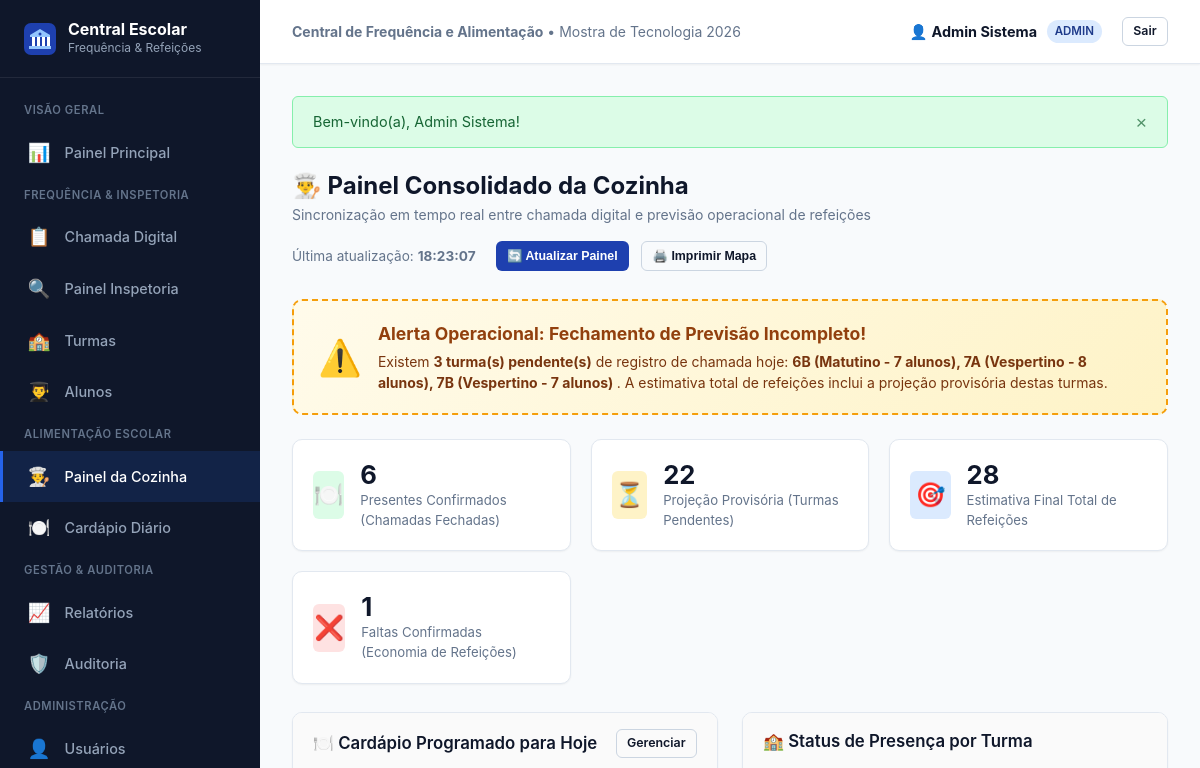
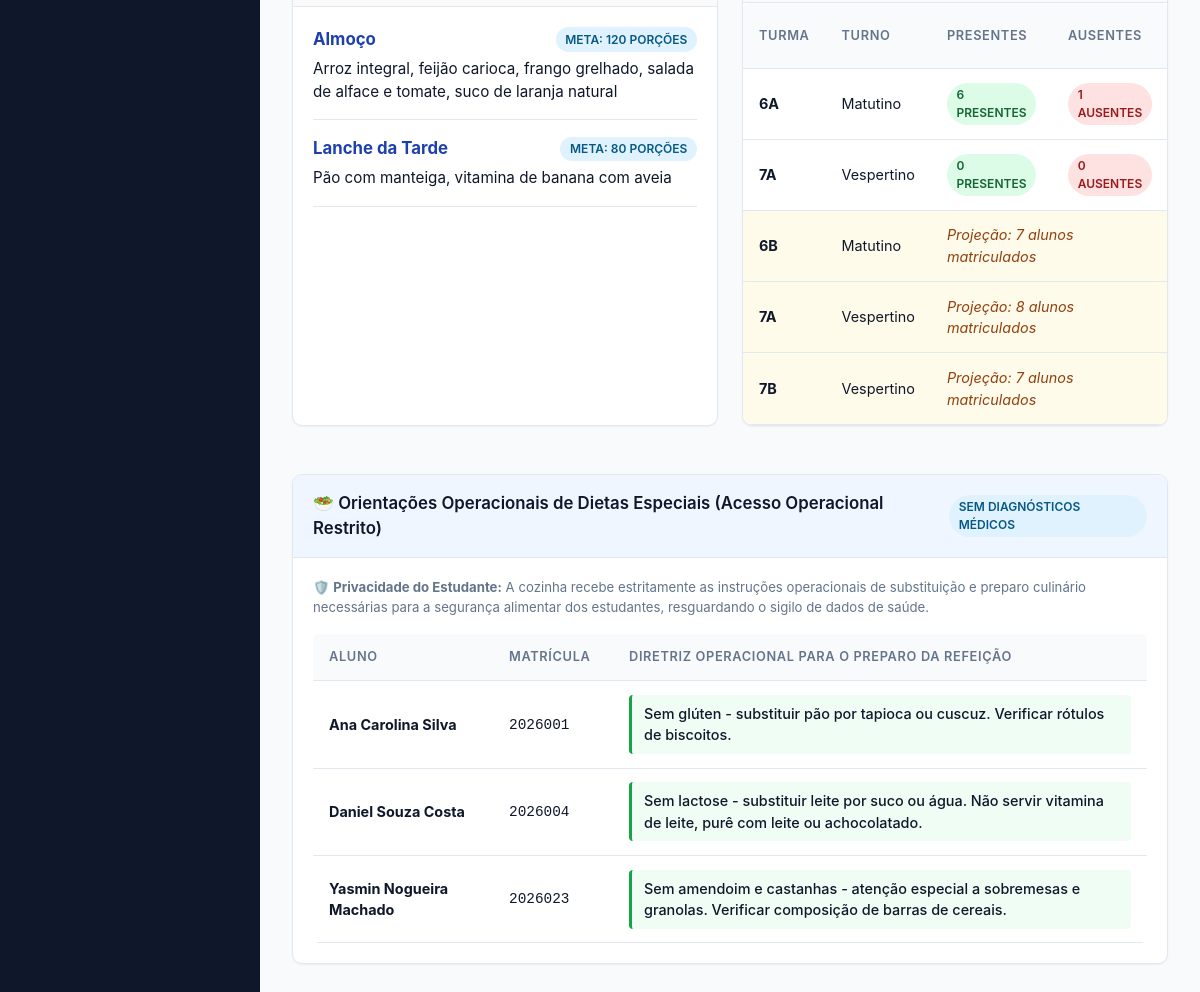
Screenshot of /cozinha (signed in) with the database file from the repository (2 pictures, top to bottom).
### tables this page shows
CREATE TABLE IF NOT EXISTS cardapio (
    id                  INT UNSIGNED    NOT NULL AUTO_INCREMENT,
    data                DATE            NOT NULL COMMENT 'Data do cardápio',
    tipo_refeicao       ENUM('cafe_manha','almoco','lanche_tarde','jantar') NOT NULL
                        COMMENT 'Tipo de refeição',
    descricao           TEXT            NOT NULL COMMENT 'Descrição geral do cardápio',
    previsao_quantidade INT UNSIGNED    NULL     COMMENT 'Quantidade prevista de refeições',
    created_at          DATETIME        NOT NULL DEFAULT CURRENT_TIMESTAMP,
    updated_at          DATETIME        NOT NULL DEFAULT CURRENT_TIMESTAMP ON UPDATE CURRENT_TIMESTAMP,
    PRIMARY KEY (id),
     
    UNIQUE KEY uk_cardapio_data_tipo (data, tipo_refeicao)
);

CREATE TABLE IF NOT EXISTS chamada (
    id              INT UNSIGNED    NOT NULL AUTO_INCREMENT,
    turma_id        INT UNSIGNED    NOT NULL COMMENT 'FK para turma',
    data            DATE            NOT NULL COMMENT 'Data da chamada',
    status          ENUM('aberta','concluida') NOT NULL DEFAULT 'aberta'
                    COMMENT 'Situação da chamada',
    usuario_id      INT UNSIGNED    NOT NULL COMMENT 'FK para usuário que criou a chamada',
    aberta_em       DATETIME        NOT NULL COMMENT 'Data/hora em que a chamada foi aberta',
    concluida_em    DATETIME        NULL     COMMENT 'Data/hora em que a chamada foi concluída',
    created_at      DATETIME        NOT NULL DEFAULT CURRENT_TIMESTAMP,
    updated_at      DATETIME        NOT NULL DEFAULT CURRENT_TIMESTAMP ON UPDATE CURRENT_TIMESTAMP,
    PRIMARY KEY (id),
     
    UNIQUE KEY uk_chamada_turma_data (turma_id, data),
    CONSTRAINT fk_chamada_turma
        FOREIGN KEY (turma_id) REFERENCES turma(id)
        ON DELETE RESTRICT ON UPDATE CASCADE,
    CONSTRAINT fk_chamada_usuario
        FOREIGN KEY (usuario_id) REFERENCES usuario(id)
        ON DELETE RESTRICT ON UPDATE CASCADE
);

CREATE TABLE IF NOT EXISTS turma (
    id              INT UNSIGNED    NOT NULL AUTO_INCREMENT,
    nome            VARCHAR(50)     NOT NULL COMMENT 'Nome da turma (ex: 6A, 7B)',
    ano_letivo_id   INT UNSIGNED    NOT NULL COMMENT 'FK para ano_letivo',
    turno           ENUM('matutino','vespertino','noturno') NOT NULL COMMENT 'Turno da turma',
    serie           VARCHAR(30)     NOT NULL COMMENT 'Série/Ano escolar (ex: 6º Ano)',
    created_at      DATETIME        NOT NULL DEFAULT CURRENT_TIMESTAMP,
    updated_at      DATETIME        NOT NULL DEFAULT CURRENT_TIMESTAMP ON UPDATE CURRENT_TIMESTAMP,
    PRIMARY KEY (id),
    CONSTRAINT fk_turma_ano_letivo
        FOREIGN KEY (ano_letivo_id) REFERENCES ano_letivo(id)
        ON DELETE RESTRICT ON UPDATE CASCADE
);

CREATE TABLE IF NOT EXISTS restricao_alimentar (
    id                      INT UNSIGNED    NOT NULL AUTO_INCREMENT,
    aluno_id                INT UNSIGNED    NOT NULL COMMENT 'FK para aluno',
    orientacao_operacional  TEXT            NOT NULL
                            COMMENT 'Orientação operacional - SEM diagnósticos médicos',
    registrado_por          INT UNSIGNED    NOT NULL COMMENT 'FK para usuário que registrou',
    ativo                   TINYINT(1)      NOT NULL DEFAULT 1 COMMENT '1 = ativo, 0 = inativo',
    created_at              DATETIME        NOT NULL DEFAULT CURRENT_TIMESTAMP,
    updated_at              DATETIME        NOT NULL DEFAULT CURRENT_TIMESTAMP ON UPDATE CURRENT_TIMESTAMP,
    PRIMARY KEY (id),
    CONSTRAINT fk_restricao_aluno
        FOREIGN KEY (aluno_id) REFERENCES aluno(id)
        ON DELETE RESTRICT ON UPDATE CASCADE,
    CONSTRAINT fk_restricao_usuario
        FOREIGN KEY (registrado_por) REFERENCES usuario(id)
        ON DELETE RESTRICT ON UPDATE CASCADE
);

CREATE TABLE IF NOT EXISTS aluno (
    id                  INT UNSIGNED    NOT NULL AUTO_INCREMENT,
    nome                VARCHAR(150)    NOT NULL COMMENT 'Nome completo do aluno',
    data_nascimento     DATE            NOT NULL COMMENT 'Data de nascimento',
    matricula_codigo    VARCHAR(30)     NOT NULL COMMENT 'Código único de matrícula do aluno',
    ativo               TINYINT(1)      NOT NULL DEFAULT 1 COMMENT '1 = ativo, 0 = inativo',
    created_at          DATETIME        NOT NULL DEFAULT CURRENT_TIMESTAMP,
    updated_at          DATETIME        NOT NULL DEFAULT CURRENT_TIMESTAMP ON UPDATE CURRENT_TIMESTAMP,
    PRIMARY KEY (id),
    UNIQUE KEY uk_aluno_matricula_codigo (matricula_codigo)
);

### app/views/cozinha/index.php (the view, shortened to what the rows shown need)
<div class="page-header">
    <div>
        <h1 class="page-header-title">👨‍🍳 Painel Consolidado da Cozinha</h1>
    </div>
</div>
<div class="grid-2">
    <div class="card">
        <div class="card-body">
            <?php if (empty($cardapiosHoje)): ?>
                <div class="empty-state">
                    <div class="empty-state-icon">🍽️</div>
                    <div class="empty-state-title">Sem cardápio cadastrado para hoje</div>
                    <p>Cadastre o cardápio para conferir ingredientes e orientações.</p>
                </div>
            <?php else: ?>
                <?php foreach ($cardapiosHoje as $c): ?>
                    <div style="border-bottom: 1px solid var(--border); padding-bottom: 1rem; margin-bottom: 1rem;">
                        <div style="display: flex; justify-content: space-between; align-items: center; margin-bottom: 0.35rem;">
                            <strong style="color: var(--primary); font-size: 1.05rem;">
                                <?php
                                echo match($c->tipo_refeicao) {
                                    'cafe_manha'   => 'Café da Manhã',
                                    'almoco'       => 'Almoço',
                                    'lanche_tarde' => 'Lanche da Tarde',
                                    'jantar'       => 'Jantar',
                                    default        => $c->tipo_refeicao
                                };
                                ?>
                            </strong>
                            <span class="badge badge-info">Meta: <?= $c->previsao_quantidade ?? $previsaoTotalEstimada ?> porções</span>
                        </div>
                        <p style="font-size: 0.95rem; color: var(--text-main);"><?= sanitize($c->descricao) ?></p>
                    </div>
                <?php endforeach; ?>
            <?php endif; ?>
        </div>
    </div>
    <div class="card">
        <div class="card-body" style="padding: 0;">
            <div class="table-container">
                <table>
                    <thead>
                        <tr>
                            <th>Turma</th>
                            <th>Turno</th>
                            <th>Presentes</th>
                            <th>Ausentes</th>
                        </tr>
                    </thead>
                    <tbody>
                        <?php foreach ($chamadasHoje as $ch): ?>
                            <tr>
                                <td><strong><?= sanitize($ch->turma_nome) ?></strong></td>
                                <td><?= ucfirst(sanitize($ch->turno)) ?></td>
                                <td><span class="badge badge-success"><?= $ch->total_presentes ?> presentes</span></td>
                                <td><span class="badge badge-danger"><?= $ch->total_ausentes ?> ausentes</span></td>
                            </tr>
                        <?php endforeach; ?>
                        <?php foreach ($turmasPendentes as $tp): ?>
                            <tr style="background-color: #fffbeb;">
                                <td><strong><?= sanitize($tp->nome) ?></strong></td>
                                <td><?= ucfirst(sanitize($tp->turno)) ?></td>
                                <td colspan="2" style="color: #92400e; font-style: italic;">
                                    Projeção: <?= $tp->total_alunos ?> alunos matriculados
                                </td>
                            </tr>
                        <?php endforeach; ?>
                    </tbody>
                </table>
            </div>
        </div>
    </div>
</div>
<div class="card" style="margin-top: 1.5rem;">
    <div class="card-body">
        <?php if (empty($restricoes)): ?>
            <p style="color: var(--text-muted); font-size: 0.9rem;">Nenhuma restrição operacional cadastrada no momento.</p>
        <?php else: ?>
            <div class="table-container">
                <table>
                    <thead>
                        <tr>
                            <th style="width: 180px;">Aluno</th>
                            <th style="width: 120px;">Matrícula</th>
                            <th>Diretriz Operacional para o Preparo da Refeição</th>
                        </tr>
                    </thead>
                    <tbody>
                        <?php foreach ($restricoes as $r): ?>
                            <tr>
                                <td><strong><?= sanitize($r->aluno_nome) ?></strong></td>
                                <td><code><?= sanitize($r->matricula_codigo) ?></code></td>
                                <td>
                                    <div style="background-color: #f0fdf4; border-left: 3px solid #16a34a; padding: 0.5rem 0.75rem; border-radius: 4px; font-weight: 500;">
                                        <?= sanitize($r->orientacao_operacional) ?>
                                    </div>
                                </td>
                            </tr>
                        <?php endforeach; ?>
                    </tbody>
                </table>
            </div>
        <?php endif; ?>
    </div>
</div>

### rows the page displays
cardapio: tipo_refeicao "Almoço", previsao_quantidade "120", descricao "Arroz integral, feijão carioca, frango grelhado, salada de alface e tomate, suco de laranja natural"
cardapio: tipo_refeicao "Lanche da Tarde", previsao_quantidade "80", descricao "Pão com manteiga, vitamina de banana com aveia"
chamada: turma.nome "6A", turma.turno "Matutino", total_presentes "6", total_ausentes "1"
chamada: turma.nome "7A", turma.turno "Vespertino", total_presentes "0", total_ausentes "0"
turma: nome "6B", turno "Matutino", total_alunos "7"
turma: nome "7A", turno "Vespertino", total_alunos "8"
turma: nome "7B", turno "Vespertino", total_alunos "7"
restricao_alimentar: aluno.nome "Ana Carolina Silva", aluno.matricula_codigo "2026001", orientacao_operacional "Sem glúten - substituir pão por tapioca ou cuscuz. Verificar rótulos de biscoitos."
restricao_alimentar: aluno.nome "Daniel Souza Costa", aluno.matricula_codigo "2026004", orientacao_operacional "Sem lactose - substituir leite por suco ou água. Não servir vitamina de leite, purê com leite ou achocolatado."
restricao_alimentar: aluno.nome "Yasmin Nogueira Machado", aluno.matricula_codigo "2026023", orientacao_operacional "Sem amendoim e castanhas - atenção especial a sobremesas e granolas. Verificar composição de barras de cereais."

### other values shown
APP_NAME "Central de Frequência e Alimentação"
$usuarioAtual['nome'] "Admin Sistema"
$perfilAtual "ADMIN"
$flash['message'] "Bem-vindo(a), Admin Sistema!"
$horarioAtualizacao "18:23:07"
count($turmasPendentes) "3"
implode(', ', $nomesP) "6B (Matutino - 7 alunos), 7A (Vespertino - 8 alunos), 7B (Vespertino - 7 alunos)"
$presentesConfirmados "6"
$estimativaPendentes "22"
$previsaoTotalEstimada "28"
$ausentesConfirmados "1"
